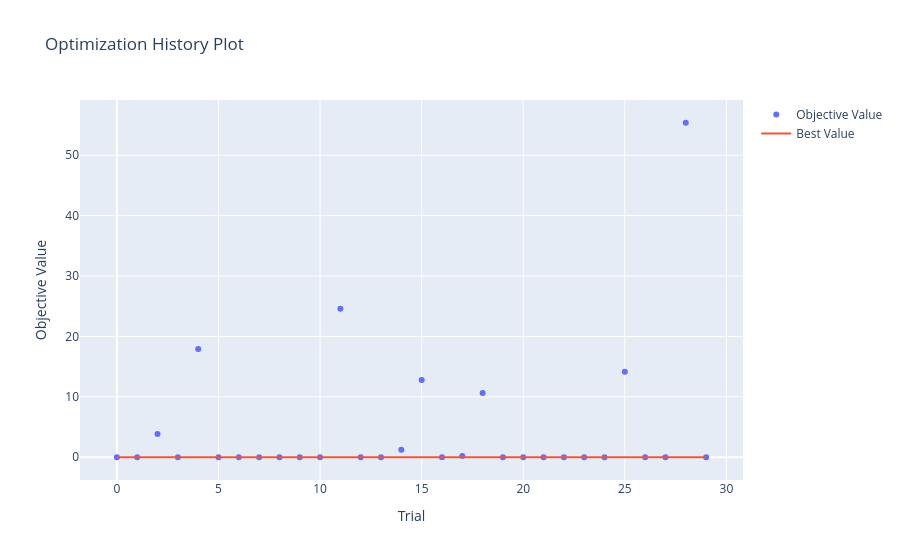

The cell this chart's notebook holds for it:
### Code cell
# 绘制优化历史（看看 Loss 是如何随着试验次数下降的）
optuna.visualization.plot_optimization_history(study)

### Figure 1 — Plotly figure (JSON) as saved in the notebook; plotly's stock layout.template omitted (floating-point values rounded to 4 significant figures)
{"data": [{"mode": "markers", "name": "Objective Value", "type": "scatter", "x": [0, 1, 2, 3, 4, 5, 6, 7, 8, 9, 10, 11, 12, 13, 14, 15, 16, 17, 18, 19, 20, 21, 22, 23, 24, 25, 26, 27, 28, 29], "y": [0.000269, 0.000221, 3.829, 0.000293, 17.92, 0.0002577, 0.0002445, 0.01319, 0.0002233, 0.0002218, 0.0002161, 24.56, 0.0003247, 0.001247, 1.254, 12.79, 0.0003395, 0.1872, 10.63, 0.0003085, 0.0002366, 0.0002634, 0.0002049, 0.0002285, 0.00023, 14.15, 0.000472, 0.0002219, 55.37, 0.000317]}, {"mode": "lines", "name": "Best Value", "type": "scatter", "x": [0, 1, 2, 3, 4, 5, 6, 7, 8, 9, 10, 11, 12, 13, 14, 15, 16, 17, 18, 19, 20, 21, 22, 23, 24, 25, 26, 27, 28, 29], "y": [0.000269, 0.000221, 0.000221, 0.000221, 0.000221, 0.000221, 0.000221, 0.000221, 0.000221, 0.000221, 0.0002161, 0.0002161, 0.0002161, 0.0002161, 0.0002161, 0.0002161, 0.0002161, 0.0002161, 0.0002161, 0.0002161, 0.0002161, 0.0002161, 0.0002049, 0.0002049, 0.0002049, 0.0002049, 0.0002049, 0.0002049, 0.0002049, 0.0002049]}, {"marker": {"color": "#cccccc"}, "mode": "markers", "name": "Infeasible Trial", "showlegend": false, "type": "scatter", "x": [], "y": []}], "layout": {"title": {"text": "Optimization History Plot"}, "xaxis": {"title": {"text": "Trial"}}, "yaxis": {"title": {"text": "Objective Value"}}}}
